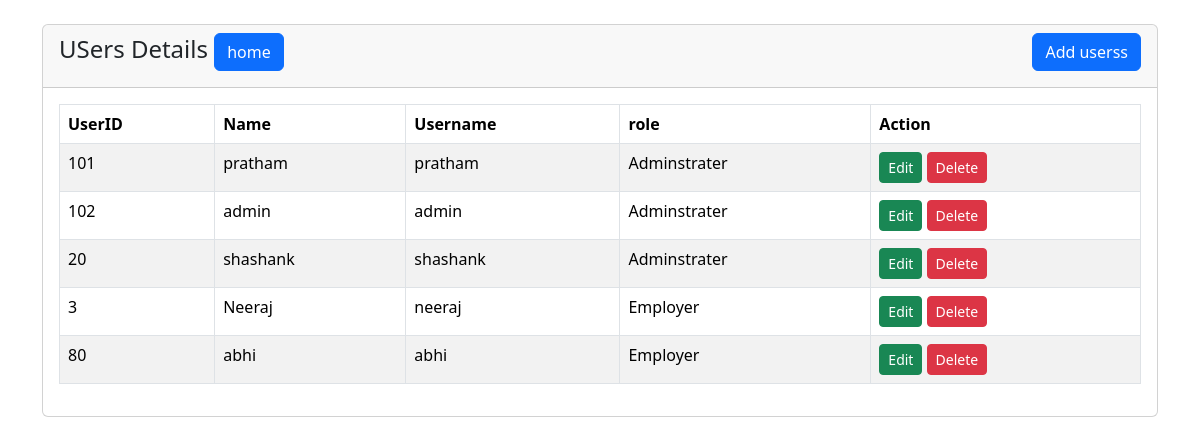
Screenshot of /user.php with the database file from the repository.
### tables this page shows
CREATE TABLE `tblusers` (
  `userid` varchar(30) NOT NULL,
  `name` varchar(40) NOT NULL,
  `username` varchar(90) NOT NULL,
  `password` varchar(90) NOT NULL,
  `role` varchar(30) NOT NULL
);

### user.php (the view, shortened to what this page needs)
<?php
    require 'index.php';
?>
<!doctype html>
<html lang="en">
  <head>
    <link href="css/bootstrap.min.css" rel="stylesheet">
</head>
<body>
    <div class="container mt-4">
        <div class="row">
            <div class="col-md-12">
                <div class="card">
                    <div class="card-header">
                        <h4>USers Details
							<a href="home3.html" class="btn btn-primary side-end-end">home</a><th></th>
                            <a href="adduser.php" class="btn btn-primary float-end">Add userss</a>
                        </h4>
                    </div>
                    <div class="card-body">
                        <table class="table table-bordered table-striped">
                            <thead>
                                <tr>
                                    <th>UserID</th>
                                    <th>Name</th>
                                    <th>Username</th>
                                    <th>role</th>
                                    <th>Action</th>
                                </tr>
                            </thead>
                            <tbody>
                                <?php
                                    $query = "SELECT * FROM tblusers";
                                    $query_run = mysqli_query($conn, $query);
                                    if(mysqli_num_rows($query_run) > 0)
                                    {
                                        foreach($query_run as $user)
                                        {
                                            ?>
                                            <tr>
                                                <td><?= $user['userid']; ?></td>
                                                <td><?= $user['name']; ?></td>
                                                <td><?= $user['username']; ?></td>
                                                <td><?= $user['role']; ?></td>
                                                <td>
                                                <a href="useredit.php?id=<?= $user['userid']; ?>" class="btn btn-success btn-sm">Edit</a>
													  <form action="usercode.php" method="POST" class="d-inline">
                                                        <button type="submit" name="delete_user" value="<?=$user['userid'];?>" class="btn btn-danger btn-sm">Delete</button>
                                                    </form>
                                                </td>
                                            </tr>
                                            <?php
                                        }
                                    }
                                    else
                                    {
                                        echo "<h5> No Record Found </h5>";
                                    }
                                ?>
                            </tbody>
                        </table>
                    </div>
                </div>
            </div>
        </div>
    </div>
</body>
</html>

### rows the page displays
tblusers: userid "101", name "pratham", username "pratham", role "Adminstrater"
tblusers: userid "102", name "admin", username "admin", role "Adminstrater"
tblusers: userid "20", name "shashank", username "shashank", role "Adminstrater"
tblusers: userid "3", name "Neeraj", username "neeraj", role "Employer"
tblusers: userid "80", name "abhi", username "abhi", role "Employer"
